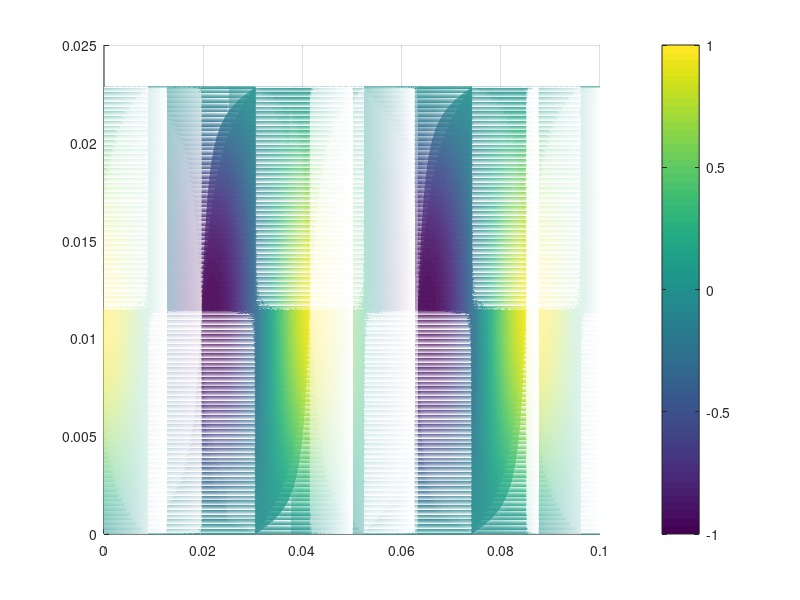

Recreate this plot in MATLAB.
%---------------------------(a)--------------------------------------------
% x_min=-10;
% d_x=0.5;
% x_max=10;
% y_min=-10;
% d_y=0.5;
% y_max=10;
% 
% [x,y]=meshgrid(x_min:d_x:x_max,y_min:d_y:y_max);
% Px=zeros(size(x));
% Py=Px;
% Px=x.*y;
% Py=y;
% 
% h=max([max(abs(Px)) max(abs(Py))])./min([d_x d_y]);
% 
% my_quiver2(x,y,Px,Py);

%---------------------------(b)--------------------------------------------
% clear all;
% f=9.5e9;   %Hz
% a=22.86e-3;    %m
% t=0;
% z=0;
% 
% u0=4*pi*1e-7;   %N/A^2
% e0=8.854187817e-12; %F/m  
% w=2*pi*f;
% k=w*sqrt(u0*e0);
% m=1;
% k_c=sqrt((m*pi/a).^2);
% beta=sqrt(k.^2-k_c.^2);
% 
% x_min=0;
% d_x=a./100;
% x_max=a;
% y_min=0;
% y_max=10.16e-3;
% d_y=y_max./100;
% 
% [x,y]=meshgrid(x_min:d_x:x_max,y_min:d_y:y_max);
% Px=zeros(size(x));
% Py=Px;
% 
% Py=real(sin(pi*x/a)*exp(-j*beta*z)*exp(j*w*t));
% 
% h=max([max(abs(Px)) max(abs(Py))])./min([d_x d_y]);
% 
% %quiver(x,y,Px,Py);
% my_quiver2(x,y,Px,Py,h);

%---------------------------(c)--------------------------------------------
clear all;
f=9.5e9;   %Hz
y=5.08e-3;
a=22.86e-3;

u0=4*pi*1e-7;   %N/A^2
e0=8.854187817e-12; %F/m  
w=2*pi*f;
k=w*sqrt(u0*e0);
m=1;
k_c=sqrt((m*pi/a).^2);
beta=sqrt(k.^2-k_c.^2);

x_min=0;
x_max=22.86e-3;
d_x=(x_max-x_min)./800;
z_min=0;
z_max=100e-3;
d_z=(z_max-z_min)./1000;

[x,z]=meshgrid(x_min:d_x:x_max,z_min:d_z:z_max);
Px=zeros(size(x));
Py=Px;

t=0;
Py=real(sin(pi*x/a).*exp(-j*beta*z).*exp(j*w*t));

S1=mesh(z(:,1),x(1,:),Py.');
view(2);
colorbar;
caxis([-1,1]);

for t=5e-12:5e-12:1e-10;
    Py=real(sin(pi*x/a).*exp(-j*beta*z).*exp(j*w*t));
    set(S1,'ZData',Py.')
    drawnow;
    pause(0.05);
end






